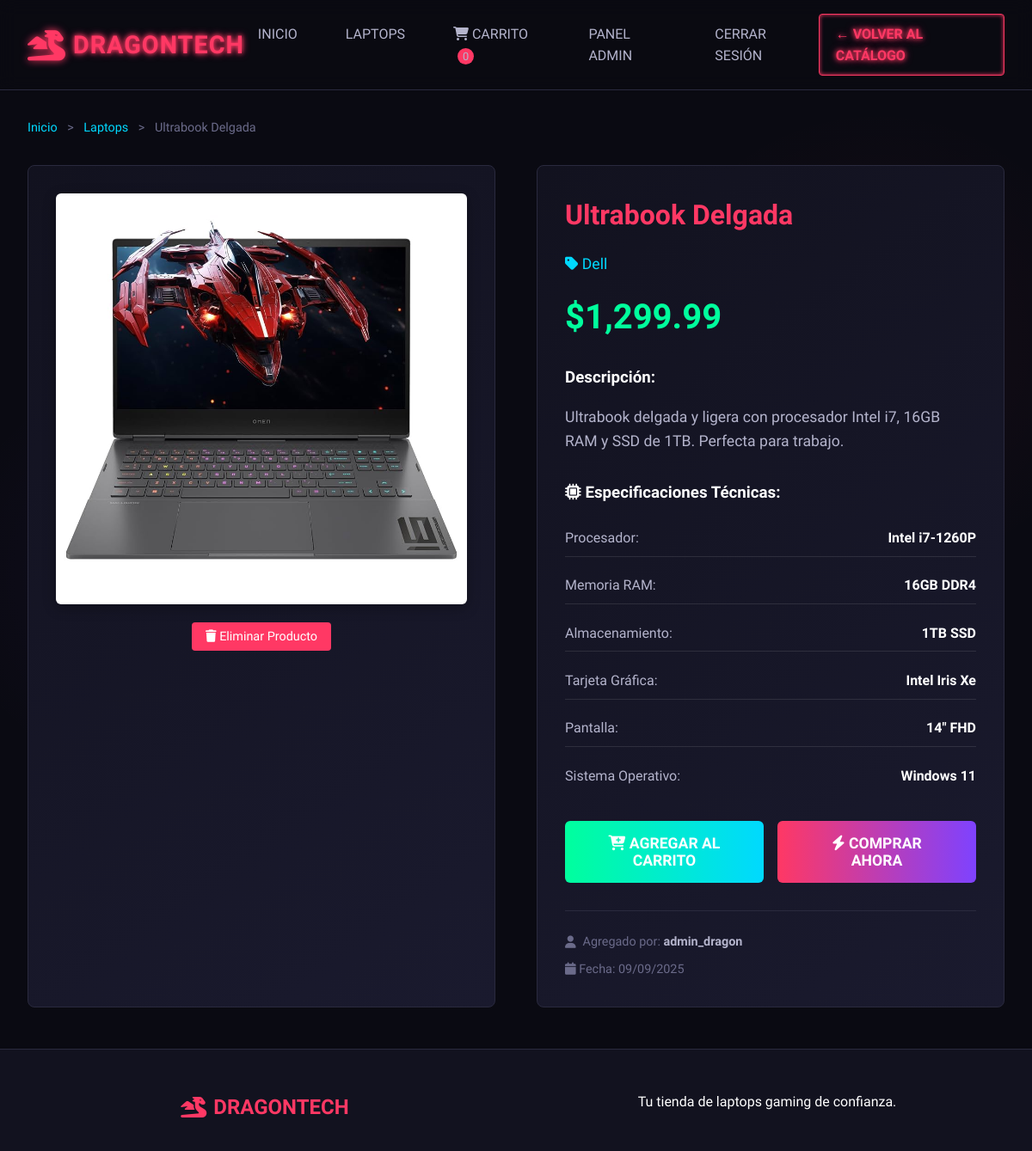
Page /view_laptop.php?id=2 (signed in) on the committed database.
### tables this page shows
CREATE TABLE `laptops` (
  `id` int(11) NOT NULL,
  `nombre` varchar(100) NOT NULL,
  `descripcion` text DEFAULT NULL,
  `precio` decimal(10,2) NOT NULL,
  `imagen` varchar(255) DEFAULT NULL,
  `vendedor` int(11) NOT NULL,
  `stock` int(11) DEFAULT 0,
  `marca` varchar(50) DEFAULT NULL,
  `procesador` varchar(100) DEFAULT NULL,
  `ram` varchar(50) DEFAULT NULL,
  `almacenamiento` varchar(100) DEFAULT NULL,
  `tarjeta_grafica` varchar(100) DEFAULT NULL,
  `pantalla` varchar(50) DEFAULT NULL,
  `sistema_operativo` varchar(50) DEFAULT NULL,
  `fecha_creacion` timestamp NOT NULL DEFAULT current_timestamp(),
  `activo` tinyint(1) DEFAULT 1
);

CREATE TABLE `usuarios` (
  `id` int(11) NOT NULL,
  `username` varchar(50) NOT NULL,
  `email` varchar(100) NOT NULL,
  `password` varchar(255) NOT NULL,
  `nombre_completo` varchar(100) DEFAULT NULL,
  `direccion` text DEFAULT NULL,
  `telefono` varchar(20) DEFAULT NULL,
  `rol` enum('cliente','vendedor','admin') DEFAULT 'cliente',
  `fecha_registro` timestamp NOT NULL DEFAULT current_timestamp(),
  `google_id` varchar(255) DEFAULT NULL,
  `registered_with_password` tinyint(1) DEFAULT 0
);

### auth.php (called while the page is built, shortened)
<?php
function isAdmin() {
    global $conn;
    $stmt = $conn->prepare("SELECT rol FROM usuarios WHERE id = ?");
    $stmt->bind_param("i", $_SESSION['user']);
    $stmt->execute();
    $result = $stmt->get_result();
    if ($result->num_rows > 0) {
        $user = $result->fetch_assoc();
        return $user['rol'] === 'admin';
    }
    return false;
}
?>

### view_laptop.php (the view, shortened to what this page needs)
<?php
include "db.php";
include "auth.php";
$laptop_id = (int)$_GET['id'];
$stmt = $conn->prepare("SELECT l.*, u.username as vendedor_nombre, u.email as vendedor_email
                        FROM laptops l
                        LEFT JOIN usuarios u ON l.vendedor = u.id
                        WHERE l.id = ? AND l.activo = 1");
$stmt->bind_param("i", $laptop_id);
$stmt->execute();
$result = $stmt->get_result();
$laptop = $result->fetch_assoc();
?>
<!DOCTYPE html>
<html lang="es">
<head>
    <link rel="stylesheet" href="styles/main.css">
    <link rel="stylesheet" href="https://cdnjs.cloudflare.com/ajax/libs/font-awesome/6.4.0/css/all.min.css">
</head>
<body>
    <header class="header">
        <div class="logo">
            <i class="dragon-logo fas fa-dragon"></i>
            <span>DRAGONTECH</span>
        </div>
        <nav class="nav">
            <a href="home.php">INICIO</a>
            <a href="laptops.php">LAPTOPS</a>
            <a href="carrito.php">
                <i class="fas fa-shopping-cart"></i> CARRITO
                <span id="cart-count" style="background: var(--error); border-radius: 50%; padding: 2px 6px; font-size: 0.8rem; margin-left: 5px;">0</span>
            </a>
            <?php if (isAdmin()): ?>
                <a href="admin.php">PANEL ADMIN</a>
            <?php endif; ?>
            <a href="logout.php">CERRAR SESIÓN</a>
        </nav>
        <a href="laptops.php" class="add-btn">← VOLVER AL CATÁLOGO</a>
    </header>
    <div class="container" style="margin-top: 2rem;">
        <nav style="margin-bottom: 2rem; color: var(--text-muted); font-size: 0.9rem;">
            <a href="home.php" style="color: var(--secondary); text-decoration: none;">Inicio</a>
            <span style="margin: 0 0.5rem;">></span>
            <a href="laptops.php" style="color: var(--secondary); text-decoration: none;">Laptops</a>
            <span style="margin: 0 0.5rem;">></span>
            <span><?php echo htmlspecialchars($laptop['nombre']); ?></span>
        </nav>
        <div style="display: grid; grid-template-columns: 1fr 1fr; gap: 3rem; margin-bottom: 3rem;">
            <div style="background: var(--card-gradient); padding: 2rem; border-radius: 8px; border: 1px solid var(--border);">
                <img src="<?php echo htmlspecialchars($laptop['imagen']); ?>"
                     alt="<?php echo htmlspecialchars($laptop['nombre']); ?>"
                     style="width: 100%; height: auto; border-radius: 6px; box-shadow: 0 4px 15px rgba(0,0,0,0.3);">
                <?php if (isAdmin()): ?>
                    <div style="margin-top: 1rem; text-align: center;">
                        <a href="delete_laptop.php?id=<?php echo $laptop['id']; ?>"
                           onclick="return confirm('¿Eliminar esta laptop?')"
                           style="background: var(--error); color: white; padding: 0.5rem 1rem; border-radius: 4px; text-decoration: none; font-size: 0.9rem;">
                            <i class="fas fa-trash"></i> Eliminar Producto
                        </a>
                    </div>
                <?php endif; ?>
            </div>
            <div>
                <div style="background: var(--card-gradient); padding: 2rem; border-radius: 8px; border: 1px solid var(--border); height: fit-content;">
                    <h1 style="color: var(--primary); margin-bottom: 1rem; font-size: 2rem;">
                        <?php echo htmlspecialchars($laptop['nombre']); ?>
                    </h1>
                    <?php if (!empty($laptop['marca'])): ?>
                        <div style="color: var(--secondary); font-size: 1.1rem; margin-bottom: 1rem;">
                            <i class="fas fa-tag"></i> <?php echo htmlspecialchars($laptop['marca']); ?>
                        </div>
                    <?php endif; ?>
                    <div style="font-size: 2.5rem; color: var(--success); font-weight: bold; margin-bottom: 1.5rem;">
                        $<?php echo number_format($laptop['precio'], 2); ?>
                    </div>
                    <div style="margin-bottom: 2rem;">
                        <h3 style="color: var(--text-primary); margin-bottom: 1rem;">Descripción:</h3>
                        <p style="color: var(--text-secondary); line-height: 1.6; font-size: 1.1rem;">
                            <?php echo nl2br(htmlspecialchars($laptop['descripcion'])); ?>
                        </p>
                    </div>
                    <?php if (!empty($laptop['procesador']) || !empty($laptop['ram']) || !empty($laptop['almacenamiento']) || !empty($laptop['tarjeta_grafica'])): ?>
                        <div style="margin-bottom: 2rem;">
                            <h3 style="color: var(--text-primary); margin-bottom: 1rem;">
                                <i class="fas fa-microchip"></i> Especificaciones Técnicas:
                            </h3>
                            <div style="display: grid; gap: 0.8rem;">
                                <?php if (!empty($laptop['procesador'])): ?>
                                    <div style="display: flex; justify-content: space-between; padding: 0.5rem 0; border-bottom: 1px solid rgba(255,255,255,0.1);">
                                        <span style="color: var(--text-secondary);">Procesador:</span>
                                        <span style="color: var(--text-primary); font-weight: 600;"><?php echo htmlspecialchars($laptop['procesador']); ?></span>
                                    </div>
                                <?php endif; ?>
                                <?php if (!empty($laptop['ram'])): ?>
                                    <div style="display: flex; justify-content: space-between; padding: 0.5rem 0; border-bottom: 1px solid rgba(255,255,255,0.1);">
                                        <span style="color: var(--text-secondary);">Memoria RAM:</span>
                                        <span style="color: var(--text-primary); font-weight: 600;"><?php echo htmlspecialchars($laptop['ram']); ?></span>
                                    </div>
                                <?php endif; ?>
                                <?php if (!empty($laptop['almacenamiento'])): ?>
                                    <div style="display: flex; justify-content: space-between; padding: 0.5rem 0; border-bottom: 1px solid rgba(255,255,255,0.1);">
                                        <span style="color: var(--text-secondary);">Almacenamiento:</span>
                                        <span style="color: var(--text-primary); font-weight: 600;"><?php echo htmlspecialchars($laptop['almacenamiento']); ?></span>
                                    </div>
                                <?php endif; ?>
                                <?php if (!empty($laptop['tarjeta_grafica'])): ?>
                                    <div style="display: flex; justify-content: space-between; padding: 0.5rem 0; border-bottom: 1px solid rgba(255,255,255,0.1);">
                                        <span style="color: var(--text-secondary);">Tarjeta Gráfica:</span>
                                        <span style="color: var(--text-primary); font-weight: 600;"><?php echo htmlspecialchars($laptop['tarjeta_grafica']); ?></span>
                                    </div>
                                <?php endif; ?>
                                <?php if (!empty($laptop['pantalla'])): ?>
                                    <div style="display: flex; justify-content: space-between; padding: 0.5rem 0; border-bottom: 1px solid rgba(255,255,255,0.1);">
                                        <span style="color: var(--text-secondary);">Pantalla:</span>
                                        <span style="color: var(--text-primary); font-weight: 600;"><?php echo htmlspecialchars($laptop['pantalla']); ?></span>
                                    </div>
                                <?php endif; ?>
                                <?php if (!empty($laptop['sistema_operativo'])): ?>
                                    <div style="display: flex; justify-content: space-between; padding: 0.5rem 0;">
                                        <span style="color: var(--text-secondary);">Sistema Operativo:</span>
                                        <span style="color: var(--text-primary); font-weight: 600;"><?php echo htmlspecialchars($laptop['sistema_operativo']); ?></span>
                                    </div>
                                <?php endif; ?>
                            </div>
                        </div>
                    <?php endif; ?>
                    <div style="display: flex; gap: 1rem; margin-bottom: 2rem;">
                        <button onclick="addToCart(<?php echo $laptop['id']; ?>)"
                                style="flex: 1; background: linear-gradient(90deg, var(--success), var(--secondary)); color: white; border: none; padding: 1rem 2rem; border-radius: 6px; font-size: 1.1rem; font-weight: 600; cursor: pointer; transition: all 0.3s ease;">
                            <i class="fas fa-cart-plus"></i> AGREGAR AL CARRITO
                        </button>
                        <button onclick="buyNow(<?php echo $laptop['id']; ?>)"
                                style="flex: 1; background: linear-gradient(90deg, var(--primary), var(--accent)); color: white; border: none; padding: 1rem 2rem; border-radius: 6px; font-size: 1.1rem; font-weight: 600; cursor: pointer; transition: all 0.3s ease;">
                            <i class="fas fa-bolt"></i> COMPRAR AHORA
                        </button>
                    </div>
                    <div style="border-top: 1px solid var(--border); padding-top: 1.5rem; color: var(--text-muted); font-size: 0.9rem;">
                        <div style="display: flex; align-items: center; gap: 0.5rem;">
                            <i class="fas fa-user"></i>
                            <span>Agregado por: <strong style="color: var(--text-secondary);"><?php echo htmlspecialchars($laptop['vendedor_nombre']); ?></strong></span>
                        </div>
                        <div style="margin-top: 0.5rem;">
                            <i class="fas fa-calendar"></i>
                            <span>Fecha: <?php echo date('d/m/Y', strtotime($laptop['fecha_creacion'])); ?></span>
                        </div>
                    </div>
                </div>
            </div>
        </div>
    </div>
    <footer class="footer" style="margin-top: 3rem;">
        <div class="footer-content">
            <div class="footer-logo">
                <i class="fas fa-dragon"></i>
                <span>DRAGONTECH</span>
            </div>
            <p>Tu tienda de laptops gaming de confianza.</p>
        </div>
    </footer>
</body>
</html>

### styles/main.css (style rules this page uses)
* { scrollbar-width: thin; scrollbar-color: var(--primary) var(--bg-secondary); }

### styles/base.css (style rules this page uses)
:root { --primary: #ff3864; --primary-glow: #ff3864; --secondary: #00d9ff; --secondary-glow: #00d9ff; --accent: #7e42ff; --bg-primary: #0a0a12; --bg-secondary: #12121f; --bg-tertiary: #1a1a2e; --text-primary: #ffffff; --text-secondary: #b4b4cc; --text-muted: #6b6b8a; --border: #2a2a3e; --success: #00ff9d; --error: #ff3864; --card-gradient: linear-gradient(145deg, #12121f, #1a1a2e); --neon-shadow: 0 0 5px var(--primary), 0 0 10px var(--primary); --transition-fast: 0.2s ease; --transition-normal: 0.3s ease; --transition-slow: 0.5s ease; --border-radius: 8px; --border-radius-large: 15px; --shadow-small: 0 2px 8px rgba(0, 0, 0, 0.2); --shadow-medium: 0 5px 15px rgba(0, 0, 0, 0.3); --shadow-large: 0 10px 30px rgba(0, 0, 0, 0.3); }
* { margin: 0; padding: 0; box-sizing: border-box; font-family: 'Rajdhani', 'Orbitron', sans-serif; }
body { background-color: var(--bg-primary); color: var(--text-primary); line-height: 1.6; min-height: 100vh; background-image: radial-gradient(circle at 15% 50%, rgba(126, 66, 255, 0.05) 0%, transparent 20%), radial-gradient(circle at 85% 30%, rgba(255, 56, 100, 0.05) 0%, transparent 20%); }
.container { max-width: 1200px; margin: 0 auto; padding: 0 2rem; }

### styles/components/navigation.css (style rules this page uses)
.header { background-color: rgba(10, 10, 18, 0.8); backdrop-filter: blur(10px); padding: 1rem 2rem; display: flex; justify-content: space-between; align-items: center; border-bottom: 1px solid var(--border); position: sticky; top: 0; z-index: 100; }
.logo { font-size: 1.8rem; font-weight: 700; color: var(--primary); text-shadow: var(--neon-shadow); letter-spacing: 1px; display: flex; align-items: center; gap: 0.5rem; }
.dragon-logo { font-size: 2.2rem; color: var(--primary); text-shadow: 0 0 10px var(--primary); animation: pulse 2s infinite; }
.nav { display: flex; gap: 1.5rem; }
.nav a { color: var(--text-secondary); text-decoration: none; padding: 0.5rem 1rem; border-radius: 4px; transition: all var(--transition-normal); font-weight: 500; position: relative; }
.nav a::after { content: ''; position: absolute; bottom: -5px; left: 0; width: 0; height: 2px; background: var(--primary); transition: width var(--transition-normal); }
.add-btn { background: transparent; color: var(--primary); padding: 0.6rem 1.2rem; border-radius: 4px; text-decoration: none; font-weight: 600; border: 1px solid var(--primary); transition: all var(--transition-normal); text-shadow: var(--neon-shadow); box-shadow: inset 0 0 5px var(--primary); }
.footer { background: var(--bg-secondary); border-top: 1px solid var(--border); padding: 3rem 0 1rem; margin-top: 4rem; }
.footer-content { max-width: 1200px; margin: 0 auto; padding: 0 2rem; display: grid; grid-template-columns: repeat(auto-fit, minmax(250px, 1fr)); gap: 2rem; text-align: center; }
.footer-logo { display: flex; align-items: center; justify-content: center; gap: 0.5rem; font-size: 1.5rem; font-weight: 700; color: var(--primary); margin-bottom: 1rem; }

### rows in the picture
laptops: nombre "Ultrabook Delgada", imagen (picture), marca "Dell", precio "1,299.99", descripcion "Ultrabook delgada y ligera con procesador Intel i7, 16GB RAM y SSD de 1TB. Perfecta para trabajo.", procesador "Intel i7-1260P", ram "16GB DDR4", almacenamiento "1TB SSD", tarjeta_grafica "Intel Iris Xe", pantalla "14\" FHD", sistema_operativo "Windows 11", vendedor.username "admin_dragon", fecha_creacion "09/09/2025"
